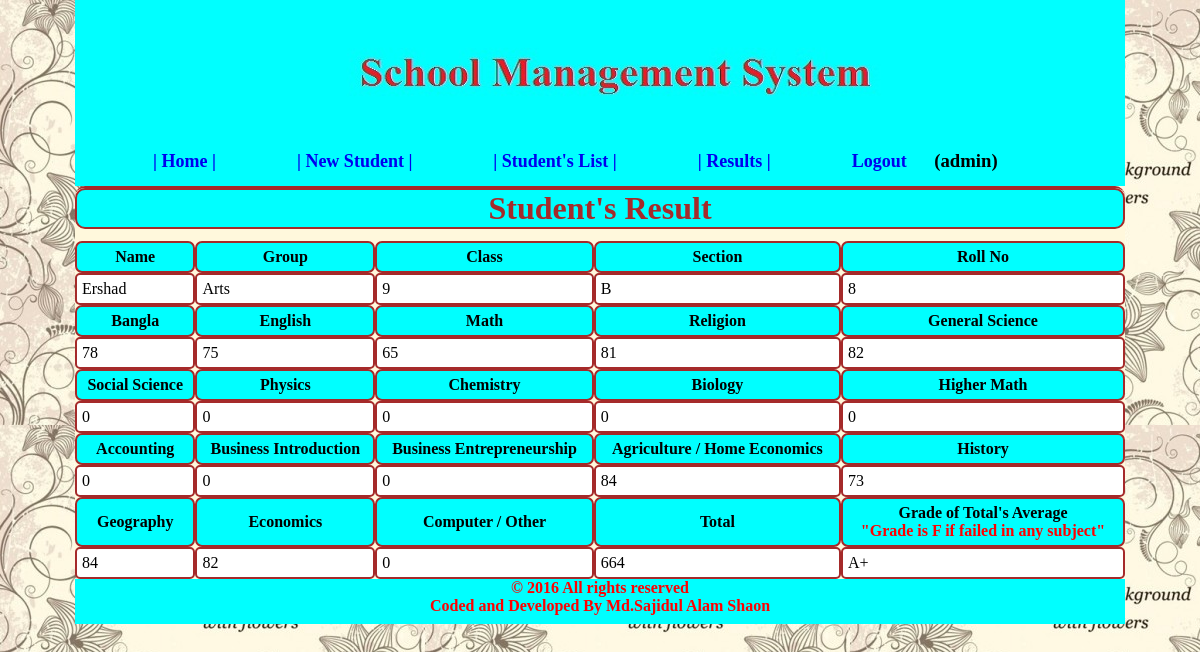
/show_result.php?Admission_id=13 (signed in), run on the app's committed database.
### tables this page shows
CREATE TABLE IF NOT EXISTS `tbl_admission_1` (
  `Admission_id` int(100) NOT NULL AUTO_INCREMENT,
  `student_name` varchar(100) NOT NULL,
  `group_` varchar(100) NOT NULL,
  `fa_name` varchar(100) NOT NULL,
  `mo_name` varchar(100) NOT NULL,
  `class` varchar(100) NOT NULL,
  `mobile` varchar(100) NOT NULL,
  `sex` varchar(10) NOT NULL,
  `blood_group` varchar(100) NOT NULL,
  `division` varchar(100) NOT NULL,
  `distict` varchar(50) NOT NULL,
  `pre_address` varchar(100) NOT NULL,
  `per_address` varchar(100) NOT NULL,
  `roll_no` int(11) DEFAULT NULL,
  `section` varchar(10) DEFAULT NULL,
  PRIMARY KEY (`Admission_id`),
  KEY `sex` (`sex`),
  KEY `sex_2` (`sex`)
);

CREATE TABLE IF NOT EXISTS `result_1` (
  `Admission_id` int(11) NOT NULL,
  `bangla1` float NOT NULL,
  `bangla2` float NOT NULL,
  `bangla` float NOT NULL,
  `english1` float NOT NULL,
  `english2` float NOT NULL,
  `english` float NOT NULL,
  `math` float NOT NULL,
  `religion` float NOT NULL,
  `gscience` float NOT NULL,
  `sscience` float NOT NULL,
  `science1` float NOT NULL,
  `science2` float NOT NULL,
  `science3` float NOT NULL,
  `science4` float NOT NULL,
  `commerce1` float NOT NULL,
  `commerce2` float NOT NULL,
  `commerce3` float NOT NULL,
  `commerce4` float NOT NULL,
  `arts1` float NOT NULL,
  `arts2` float NOT NULL,
  `arts3` float NOT NULL,
  `arts4` float NOT NULL,
  `total` float NOT NULL,
  `grade` varchar(10) NOT NULL,
  PRIMARY KEY (`Admission_id`)
);

### show_result.php (the view, shortened to what this page needs)
<?php
        include ('header.php');
        if($login) {
?>
<div id="content" style="border-top: 2px brown solid; border-radius: 10px; height: auto;">
<h1 align="center" style="color: brown;background-color: aqua; border: 2px brown solid;border-radius: 10px;">Student's Result</h1>
<h6><br/></h6>
<table width="100%" class="list" cellspacing="0" cellpadding="5" border="0">
<tbody>
<?php $Admission_id ='';
	if(isset($_GET['Admission_id']) && $_GET['Admission_id'] ){
        $Admission_id=$_GET['Admission_id'];
	} ?> <?php
        $userid = '';
	if(isset($_SESSION['userid'])){
		$userid = $_SESSION['userid'];
	}
	$query=mysql_query("SELECT * FROM `tbl_admission_$userid` WHERE Admission_id=$Admission_id");
                         while($row2 = mysql_fetch_object($query)){
                             ?>
                             <tr>
                            <th style=" background-color: aqua;border:2px brown solid;border-radius: 7px;">Name</th>
                            <th style=" background-color: aqua;border:2px brown solid;border-radius: 7px;">Group</th>
                            <th style=" background-color: aqua;border:2px brown solid;border-radius: 7px;">Class</th>
                            <th style=" background-color: aqua;border:2px brown solid;border-radius: 7px;">Section</th>
                            <th style=" background-color: aqua;border:2px brown solid;border-radius: 7px;">Roll No</th>
                      </tr> <?php
                             echo '<tr>
				<td style=" background-color: white;border:2px brown solid;border-radius: 5px;">'.$row2->student_name.'</td>
				<td style=" background-color: white;border:2px brown solid;border-radius: 5px;">'.$row2->group_.'</td>
				<td style=" background-color: white;border:2px brown solid;border-radius: 5px;">'.$row2->class.'</td>
                                <td style=" background-color: white;border:2px brown solid;border-radius: 5px;">'.$row2->section.'</td>
				<td style=" background-color: white;border:2px brown solid;border-radius: 5px;">'.$row2->roll_no.'</td>
                               </tr>' ?> <?php
                         }
                        ?>
                      <?php
                      $sql=mysql_query("SELECT * FROM `result_$userid` WHERE Admission_id=$Admission_id");
                             while($row1 = mysql_fetch_object($sql)){
                             ?>
                               <tr>
                            <th style=" background-color: aqua;border:2px brown solid;border-radius: 7px;">Bangla</th>
                            <th style=" background-color: aqua;border:2px brown solid;border-radius: 7px;">English</th>
                            <th style=" background-color: aqua;border:2px brown solid;border-radius: 7px;">Math</th>
                            <th style=" background-color: aqua;border:2px brown solid;border-radius: 7px;">Religion</th>
                            <th style=" background-color: aqua;border:2px brown solid;border-radius: 7px;">General Science</th>
                      </tr><?php echo
                              '<tr>
				<td style=" background-color: white;border:2px brown solid;border-radius: 5px;">'.$row1->bangla.'</td>
                                <td style=" background-color: white;border:2px brown solid;border-radius: 5px;">'.$row1->english.'</td>
                                <td style=" background-color: white;border:2px brown solid;border-radius: 5px;">'.$row1->math.'</td>
				<td style=" background-color: white;border:2px brown solid;border-radius: 5px;">'.$row1->religion.'</td>
				<td style=" background-color: white;border:2px brown solid;border-radius: 5px;">'.$row1->gscience.'</td>
                               </tr>'
                              ?>
                       <tr>
                            <th style=" background-color: aqua;border:2px brown solid;border-radius: 7px;">Social Science</th>
                            <th style=" background-color: aqua;border:2px brown solid;border-radius: 7px;">Physics</th>
                            <th style=" background-color: aqua;border:2px brown solid;border-radius: 7px;">Chemistry</th>
                            <th style=" background-color: aqua;border:2px brown solid;border-radius: 7px;">Biology</th>
                            <th style=" background-color: aqua;border:2px brown solid;border-radius: 7px;">Higher Math</th>
                      </tr> <?php echo
                               '<tr>
                               <td style=" background-color: white;border:2px brown solid;border-radius: 5px;">'.$row1->sscience.'</td>
                                <td style=" background-color: white;border:2px brown solid;border-radius: 5px;">'.$row1->science1.'</td>
                                <td style=" background-color: white;border:2px brown solid;border-radius: 5px;">'.$row1->science2.'</td>
				<td style=" background-color: white;border:2px brown solid;border-radius: 5px;">'.$row1->science3.'</td>
				<td style=" background-color: white;border:2px brown solid;border-radius: 5px;">'.$row1->science4.'</td>
                               </tr>'
                              ?>
                        <tr>
                            <th style=" background-color: aqua;border:2px brown solid;border-radius: 7px;">Accounting</th>
                            <th style=" background-color: aqua;border:2px brown solid;border-radius: 7px;">Business Introduction</th>
                            <th style=" background-color: aqua;border:2px brown solid;border-radius: 7px;">Business Entrepreneurship</th>
                            <th style=" background-color: aqua;border:2px brown solid;border-radius: 7px;">Agriculture / Home Economics</th>
                            <th style=" background-color: aqua;border:2px brown solid;border-radius: 7px;">History</th>
                      </tr> <?php echo
                               '<tr>
                                <td style=" background-color: white;border:2px brown solid;border-radius: 5px;">'.$row1->commerce1.'</td>
                                <td style=" background-color: white;border:2px brown solid;border-radius: 5px;">'.$row1->commerce2.'</td>
                                <td style=" background-color: white;border:2px brown solid;border-radius: 5px;">'.$row1->commerce3.'</td>
								<td style=" background-color: white;border:2px brown solid;border-radius: 5px;">'.$row1->commerce4.'</td>
								<td style=" background-color: white;border:2px brown solid;border-radius: 5px;">'.$row1->arts1.'</td>
                               </tr>' ?>
                      <tr>
                            <th style=" background-color: aqua;border:2px brown solid;border-radius: 7px;">Geography</th>
                            <th style=" background-color: aqua;border:2px brown solid;border-radius: 7px;">Economics</th>
                            <th style=" background-color: aqua;border:2px brown solid;border-radius: 7px;">Computer / Other</th>
                            <th style=" background-color: aqua;border:2px brown solid;border-radius: 7px;">Total</th>
                            <th style=" background-color: aqua;border:2px brown solid;border-radius: 7px;">Grade of Total's Average<br/><h4 style="color:red">"Grade is F if failed in any subject"</h4></th>
                      </tr> <?php echo
                               '<tr>
                                <td style=" background-color: white;border:2px brown solid;border-radius: 5px;">'.$row1->arts2.'</td>
                                <td style=" background-color: white;border:2px brown solid;border-radius: 5px;">'.$row1->arts3.'</td>
                                <td style=" background-color: white;border:2px brown solid;border-radius: 5px;">'.$row1->arts4.'</td>
								<td style=" background-color: white;border:2px brown solid;border-radius: 5px;">'.$row1->total.'</td>
                                <td style=" background-color: white;border:2px brown solid;border-radius: 5px;">'.$row1->grade.'</td>
			       </tr>';
	      }
	?>
  </tbody>
</table>
</div>
<?php } include('footer.php'); ?>

### css/style.css (style rules this page uses)
* { margin: 0; }
body { margin: 0; }
#content { width: 1050px; height: 455px; margin: 0; background-color:cornsilk; float: left; }

### data on the page
tbl_admission_1: student_name "Ershad", group_ "Arts", class "9", section "B", roll_no "8"
result_1: bangla "78", english "75", math "65", religion "81", gscience "82", sscience "0", science1 "0", science2 "0", science3 "0", science4 "0", commerce1 "0", commerce2 "0", commerce3 "0", commerce4 "84", arts1 "73", arts2 "84", arts3 "82", arts4 "0", total "664", grade "A+"

### other printed values
$username "admin"
